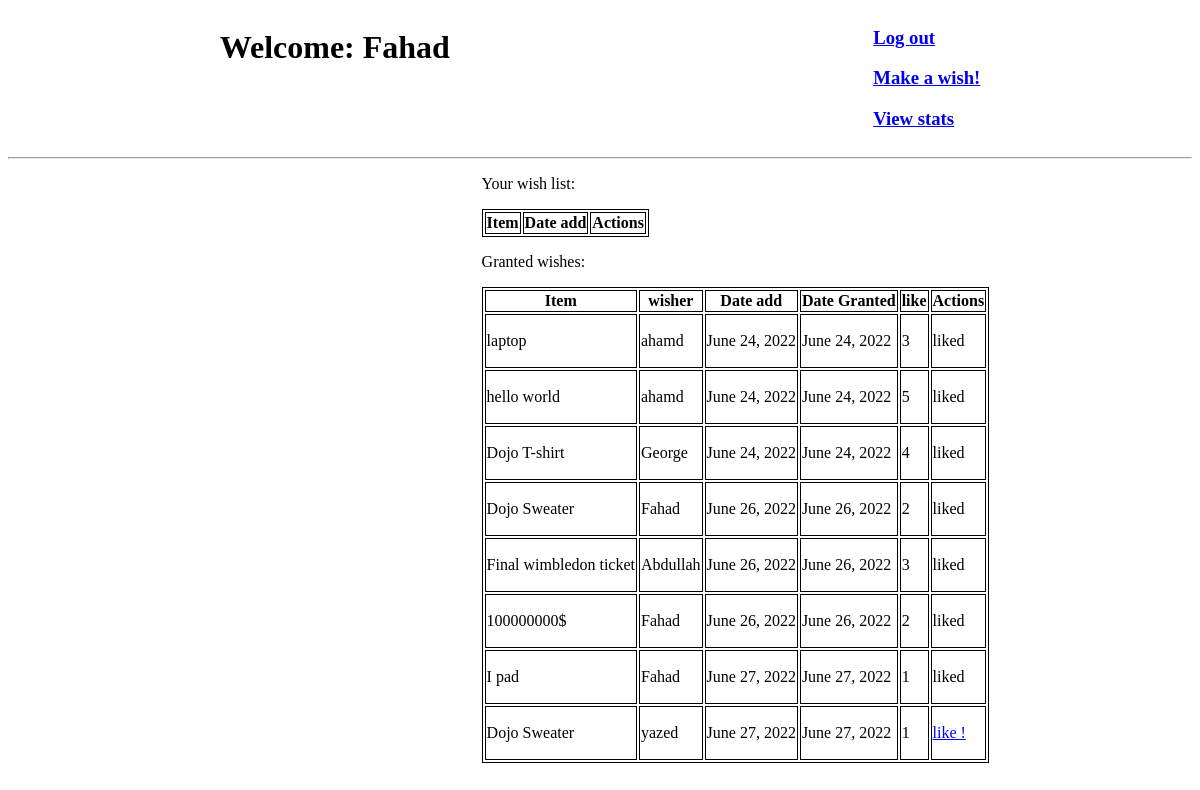
Screenshot of /home (signed in) with the database file from the repository.
### app/models.py (models this page shows)
class User(models.Model):
    fname = models.CharField(max_length=255)
    lname = models.CharField(max_length=255)
    email = models.EmailField(max_length=255)
    password = models.CharField(max_length=255)
    createdAt = models.DateTimeField(auto_now_add=True)
    updatedAt = models.DateTimeField(auto_now=True)
    objects = UserManager()

class Grantedd(models.Model):
    Gran = models.ForeignKey(Wish, related_name="wishd", on_delete = models.CASCADE)
    createdAt = models.DateField(auto_now_add=True)
    updatedAt = models.DateField(auto_now=True)

class Wish(models.Model):
    item = models.CharField(max_length=255)
    desc = models.CharField(max_length=250)
    done = models.BooleanField(default=False)
    user = models.ForeignKey(User, related_name="wishs", on_delete = models.CASCADE)
    like = models.ManyToManyField(User, related_name="liked")
    createdAt = models.DateField(auto_now_add=True)
    updatedAt = models.DateField(auto_now=True)
    objects = WishManager()

### app/views.py (the view)
# urls.py: path('home',views.success),
def success(request):
    if not 'loggedInId' in request.session:
        return redirect('/')
    context = {
        'user': User.objects.get(id=request.session['loggedInId']),
        'wish' : Wish.objects.all().order_by("-createdAt"), #all of them in same day ! im sure the code is right !! i cound done it by (ID) to show you or you could try it xD
        'granted' :Grantedd.objects.all()
        }
    return render(request, 'welcome.html', context)

### app/Templates/welcome.html (shortened to what this page needs)
<!DOCTYPE html>
<html lang="en">
<head>
    {% load static %}
    <link rel="stylesheet" href="{% static 'css/style.css' %}">
</head>
<body>
    <div class="topbar">
        <h1>Welcome: {{user.fname}}</h1>
        <div>
        <h3><a href="/logout">Log out</a></h3>
        <h3><a href="home/addwish"> Make a wish!</a></h3>
        <h3><a href="home/stat">View stats</a></h3>
        </div>
    </div>
    <hr>
    <div>
        <div class="Dash">
            <p>Your wish list:</p>
            <table>
                <tr>
                <th>Item</th>
                <th>Date add</th>
                <th>Actions</th>
                </tr>
            </table>
        </div>
        <div class="Dash">
            <p>Granted wishes:</p>
            <table>
                <tr>
                <th>Item</th>
                <th>wisher</th>
                <th>Date add</th>
                <th>Date Granted</th>
                <th>like</th>
                <th>Actions</th>
                </tr>
                {%for x in granted%}
                <tr>
                <td><p>{{x.Gran.item}}</p></td>
                <td>{{x.Gran.user.fname}}</td>
                <td>{{x.Gran.createdAt}}</td>
                <td>{{x.createdAt}}</td>
                <td><p>{{x.Gran.like.count}}</p></td>
                {%if user not in x.Gran.like.all%}
                <td><a href="/like/{{x.Gran.id}}">like !</a></td>
                {%else%}
                <td><p>liked</p></td>
                {%endif%}
                </tr>
                {%endfor%}
            </table>
        </div>
    </div>
</html>

### app/static/css/style.css (style rules this page uses)
.topbar { display: flex; justify-content: space-around; }
table, th { border: 1px solid rgb(82, 82, 82); }
table, th, td { border: 1px solid black; }
.Dash { margin-left: 40%; }

### rows the page displays
User: fname "Fahad"
Grantedd: Gran.item "laptop", Gran.user.fname "ahamd", Gran.createdAt "June 24, 2022", createdAt "June 24, 2022", Gran.like.count "3", shows "liked"
Grantedd: Gran.item "hello world", Gran.user.fname "ahamd", Gran.createdAt "June 24, 2022", createdAt "June 24, 2022", Gran.like.count "5", shows "liked"
Grantedd: Gran.item "Dojo T-shirt", Gran.user.fname "George", Gran.createdAt "June 24, 2022", createdAt "June 24, 2022", Gran.like.count "4", shows "liked"
Grantedd: Gran.item "Dojo Sweater", Gran.user.fname "Fahad", Gran.createdAt "June 26, 2022", createdAt "June 26, 2022", Gran.like.count "2", shows "liked"
Grantedd: Gran.item "Final wimbledon ticket", Gran.user.fname "Abdullah", Gran.createdAt "June 26, 2022", createdAt "June 26, 2022", Gran.like.count "3", shows "liked"
Grantedd: Gran.item "100000000$", Gran.user.fname "Fahad", Gran.createdAt "June 26, 2022", createdAt "June 26, 2022", Gran.like.count "2", shows "liked"
Grantedd: Gran.item "I pad", Gran.user.fname "Fahad", Gran.createdAt "June 27, 2022", createdAt "June 27, 2022", Gran.like.count "1", shows "liked"
Grantedd: Gran.item "Dojo Sweater", Gran.user.fname "yazed", Gran.createdAt "June 27, 2022", createdAt "June 27, 2022", Gran.like.count "1"
